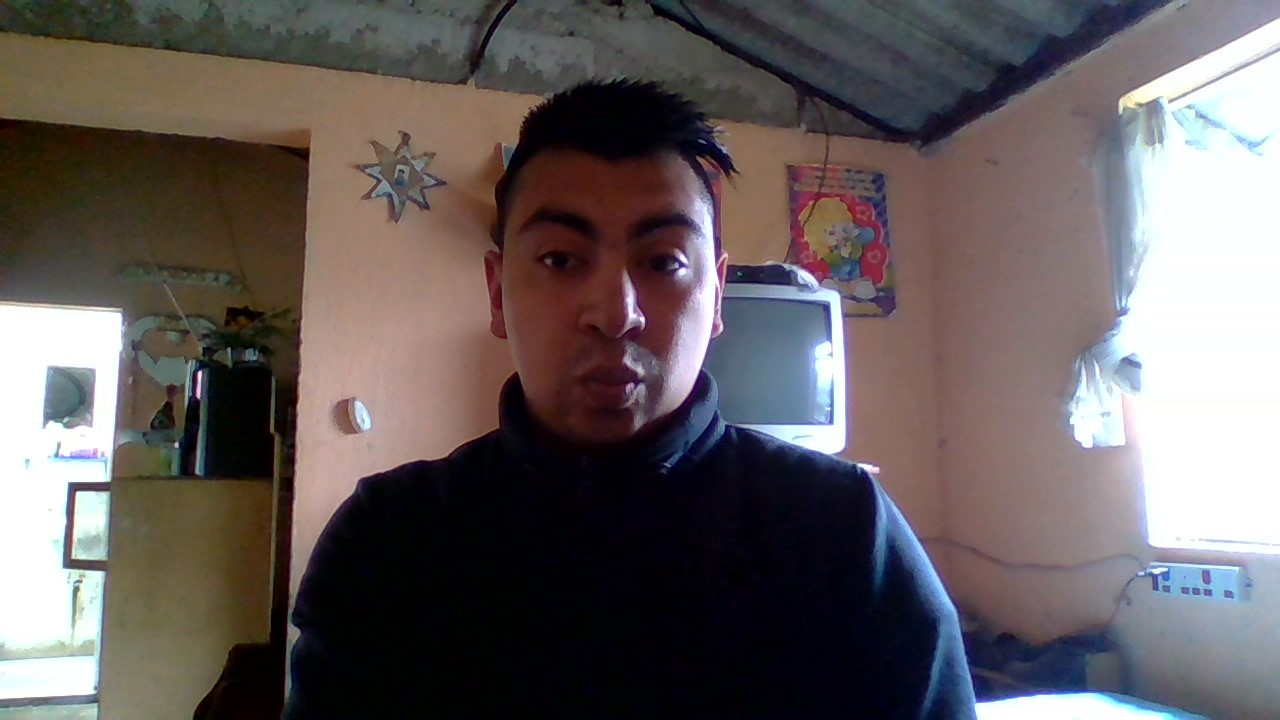
#> input picture practica 6/kevin.jpg, 1280 x 720 px
$ python DeteccionRostro.py
#> lines starting #> are read from the running program, lines starting #| are printed output that depends on the picture
import numpy as np
import cv2

face_cascade = cv2.CascadeClassifier('haarcascade_frontalface_default.xml')


img = cv2.imread('kevin.jpg')
#> img is the input picture: shape (720, 1280, 3); mean B, G, R 94.1, 94, 101.8
gray = cv2.cvtColor(img, cv2.COLOR_BGR2GRAY)
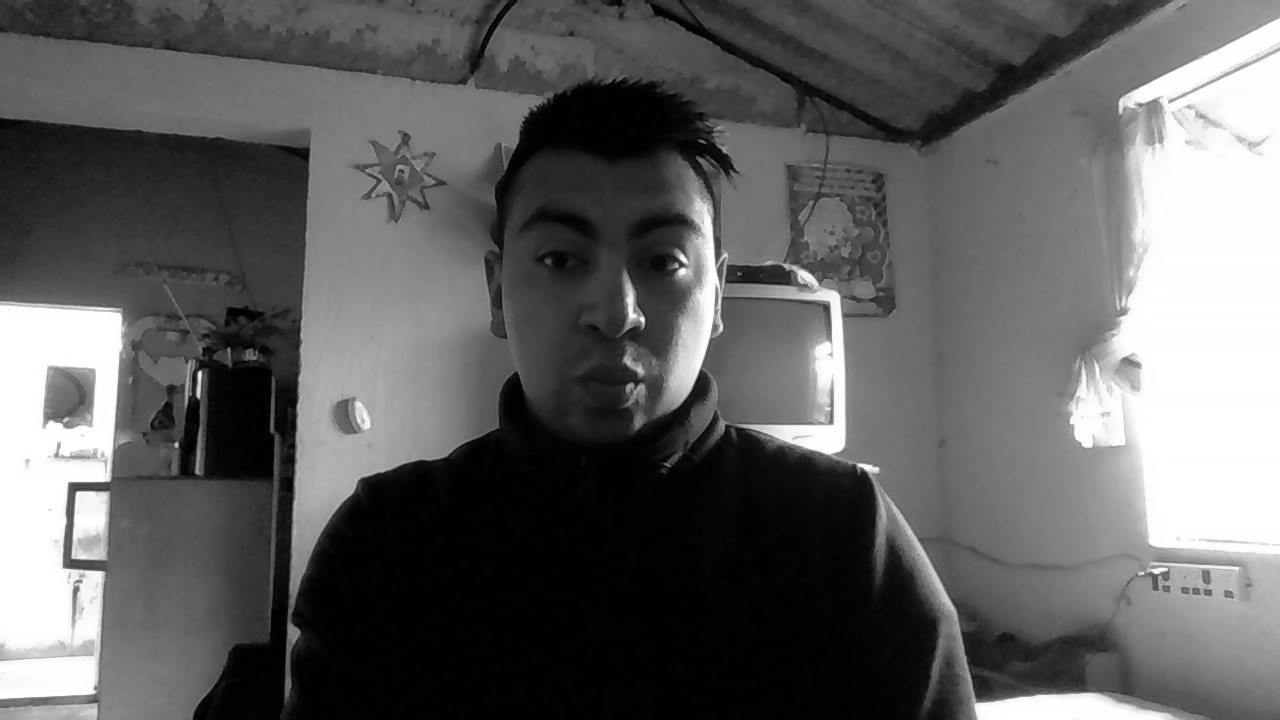
#> gray: shape (720, 1280); min 0, max 255, mean 96.3


faces = face_cascade.detectMultiScale(gray, 1.35, 3)
#> faces = ()
for (x,y,w,h) in faces:
  img = cv2.rectangle(img,(x,y),(x+w,y+h),(255,100,100),5)
  roi_gray = gray[y:y+h, x:x+w]
  roi_color = img[y:y+h, x:x+w]
#> this loop made 0 passes


cv2.imshow('img',img)
cv2.imwrite('img.jpg',img)
cv2.waitKey(0)
cv2.destroyAllWindows()
